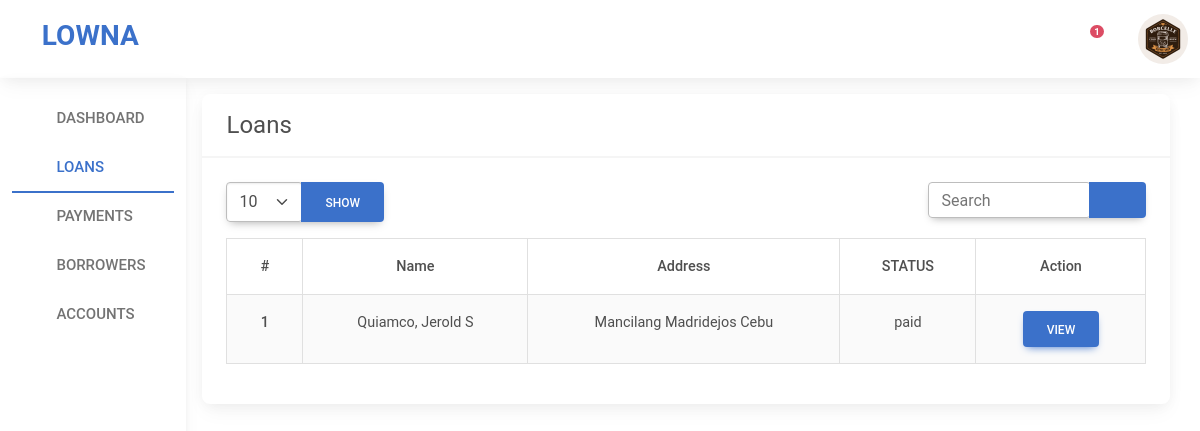
The app's page /admin/loans.php (signed in) with its own data.
### tables this page shows
CREATE TABLE `users` (
  `USER_ID` int(20) NOT NULL,
  `LEVEL` int(10) NOT NULL,
  `FNAME` text NOT NULL,
  `LNAME` text NOT NULL,
  `EMAIL` varchar(100) NOT NULL,
  `PASSWORD` varchar(255) NOT NULL,
  `PROFILE_IMG` varchar(255) NOT NULL,
  `CREATED` timestamp NOT NULL DEFAULT CURRENT_TIMESTAMP
);

CREATE TABLE `loans` (
  `ID` int(20) NOT NULL,
  `USER_ID` int(20) NOT NULL,
  `FNAME` varchar(50) NOT NULL,
  `LNAME` varchar(50) NOT NULL,
  `MIDDLE` varchar(50) NOT NULL,
  `AGE` varchar(50) NOT NULL,
  `ADDRESS` varchar(100) NOT NULL,
  `OCCUPATION` varchar(100) NOT NULL,
  `PHONE` varchar(20) NOT NULL,
  `EMAIL` varchar(255) NOT NULL,
  `AMOUNT` int(50) NOT NULL,
  `WORD` varchar(100) NOT NULL,
  `DATE` date NOT NULL,
  `LOAN_USED` varchar(100) NOT NULL,
  `INTEREST` varchar(20) NOT NULL,
  `AGREEMENT_1` text NOT NULL,
  `AGREEMENT_2` text NOT NULL,
  `AGREEMENT_3` text NOT NULL,
  `AGREEMENT_4` text NOT NULL,
  `AGREEMENT_5` text NOT NULL,
  `VALID_ID` varchar(255) NOT NULL,
  `STATUS` text NOT NULL,
  `DATE_SUBMITTED` timestamp NOT NULL DEFAULT CURRENT_TIMESTAMP
);

### admin/loans.php (the view, shortened to what this page needs)
<?php
    require_once '../includes/config.php';
    @$user_id = $_SESSION['admin_id'];
    $select = mysqli_query($conn, "SELECT * FROM users WHERE USER_ID='$user_id'");
    $user_data = mysqli_fetch_assoc($select);
?>
<!DOCTYPE html>
<html>
<head>
  <link rel="stylesheet" type="text/css" href="../assets/bootstrap/css/bootstrap.min.css">
  <link rel="stylesheet" type="text/css" href="../assets/css/style.css">
  <link rel="stylesheet" href="../assets/css/mdb.min.css" />
  <link rel="stylesheet" type="text/css" href="../assets/fontawesome6/css/all.css">
</head>
<body>
  <nav class="navbar navbar-expand-lg navbar-dark shadow-4">
        <div class="container-fluid">
              <div class="collapse navbar-collapse " id="navbarSupportedContent">
                <a class="navbar-brand mt-2 mt-lg-0" href="#">
                    <h3 class="navbar-brand fs-3 text-primary fw-bold"><i class="fa-brands fa-slack me-2"></i> LOWNA</h3>
                </a>
            </div>
            <div class="d-flex align-items-center">
                <div class="dropdown me-4">
                    <a class="text-reset me-3 dropdown-toggle hidden-arrow " href="#" id="navbarDropdownMenuLink" role="button" data-mdb-toggle="dropdown" aria-expanded="false">
                        <i class="fas fa-bell  text-primary"></i>
                        <span class="badge rounded-pill badge-notification bg-danger">1</span>
                    </a>
                </div>
                <div class="dropdown">
                    <a class="dropdown-toggle d-flex align-items-center hidden-arrow" href="#" id="navbarDropdownMenuAvatar" role="button" data-mdb-toggle="dropdown" aria-expanded="false">
                        <?php
                        if (isset($user_id)) {
                            ?>
                            <div class="rounded-circle" style="width: 50px; height: 50px; background-image: url(../profile_images/<?php echo $user_data['PROFILE_IMG'] ?>); background-size: cover; background-repeat: no-repeat; background-position: center;">
                            </div>
                            <?php
                        }
                        ?>
                    </a>
                </div>
            </div>
        </div>
    </nav>
    <div class="container-fluid">
      <div class="row">
        <div class="col-lg-2 col-6 d-lg-block d-none shadow-3 collapse-horizontal pt-3" style="height: calc(100vh - 78px); width: fit-content;" id="sidenav">
           <ul class="nav flex-column nav-tabs" style="width: fit-content;">
            <li class="nav-item">
              <a class="nav-link" href="index.php" ><i class="fa fa-home"></i> Dashboard</a>
            </li>
            <li class="nav-item">
              <a class="nav-link active" href="loans.php"><i class="fa-solid fa-hand-holding-dollar"></i> Loans</a>
            </li>
            <li class="nav-item">
              <a class="nav-link" href="payments.php" ><i class="fa-solid fa-money-bill-transfer"></i> Payments</a>
            </li>
             <li class="nav-item">
              <a class="nav-link" href="customers.php"><i class="fa fa-users"></i> Borrowers</a>
            </li>
             <li class="nav-item">
              <a class="nav-link" href="accounts.php" data-bs-toggle="tab"><i class="fa fa-user"></i> Accounts</a>
            </li>
          </ul>
        </div>
        <div class="col-lg-10 col-12 p-3">
            <div class="card">
                <div class="card-header fs-4">
                    Loans
                </div>
                <div class="card-body">
                    <div class="row g-3">
                        <form method="post" class="col-lg-9 d-lg-block d-none mb-3">
                            <div class="btn-group" role="group" aria-label="Basic example">
                            <select class="form-select" name="show">
                                <option value="10">10</option>
                            </select>
                                  <button type="submit" name="showBtn" class="btn btn-primary">Show</button>
                            </div>
                        </form>
                        <form method="post" class="col-lg-3 col-12">
                             <div class="btn-group">
                                  <input type="search" name="search" class="form-control" placeholder="Search" style="width:100%">
                                    <button type="submit" name="searchBtn" class="btn btn-primary"><i class="fa fa-search"></i></button>
                            </div>
                        </form>
                    </div>
                   <div class="table-responsive">
              <table class="table table-striped table-hover table-bordered text-center">
                <thead>
                  <tr>
                    <th scope="col">#</th>
                    <th scope="col">Name</th>
                    <th scope="col">Address</th>
                    <th scope="col">STATUS</th>
                    <th scope="col">Action</th>
                  </tr>
                </thead>
                <tbody>
                    <?php
                    $query_loans = mysqli_query($conn, "SELECT * FROM loans");
                    if (mysqli_num_rows($query_loans) > 0) {
                        while ($data = mysqli_fetch_assoc($query_loans)) {
                                ?>
                                <tr>
                                    <th scope="row"><?php echo $data['ID'] ?></th>
                                    <td class="text-capitalize"><?php echo $data['LNAME'].", ".$data['FNAME']." ".$data['MIDDLE'] ?></td>
                                    <td><?php echo $data['ADDRESS'] ?></td>
                                    <td><?php echo $data['STATUS'] ?></td>
                                    <td>
                                        <a href="view_loan.php?ID=<?php echo $data['ID'] ?>" class="btn btn-primary">View</a>
                                    </td>
                                </tr>
                            <?php
                        }
                    }else{
                        ?>
                        <tr>
                            <td class="border border-0 ">No record found</td>
                        </tr>
                        <?php
                    }
                    ?>
                </tbody>
              </table>
            </div>
                </div>
            </div>
         </div>
      </div>
    </div>
</body>
</html>

### css/style.css (style rules this page uses)
#sidenav a { font-size: 15px; }

### records on screen
users: PROFILE_IMG (picture)
loans: ID "1", LNAME "Quiamco", FNAME "Jerold", MIDDLE "S", ADDRESS "Mancilang Madridejos Cebu", STATUS "paid"
